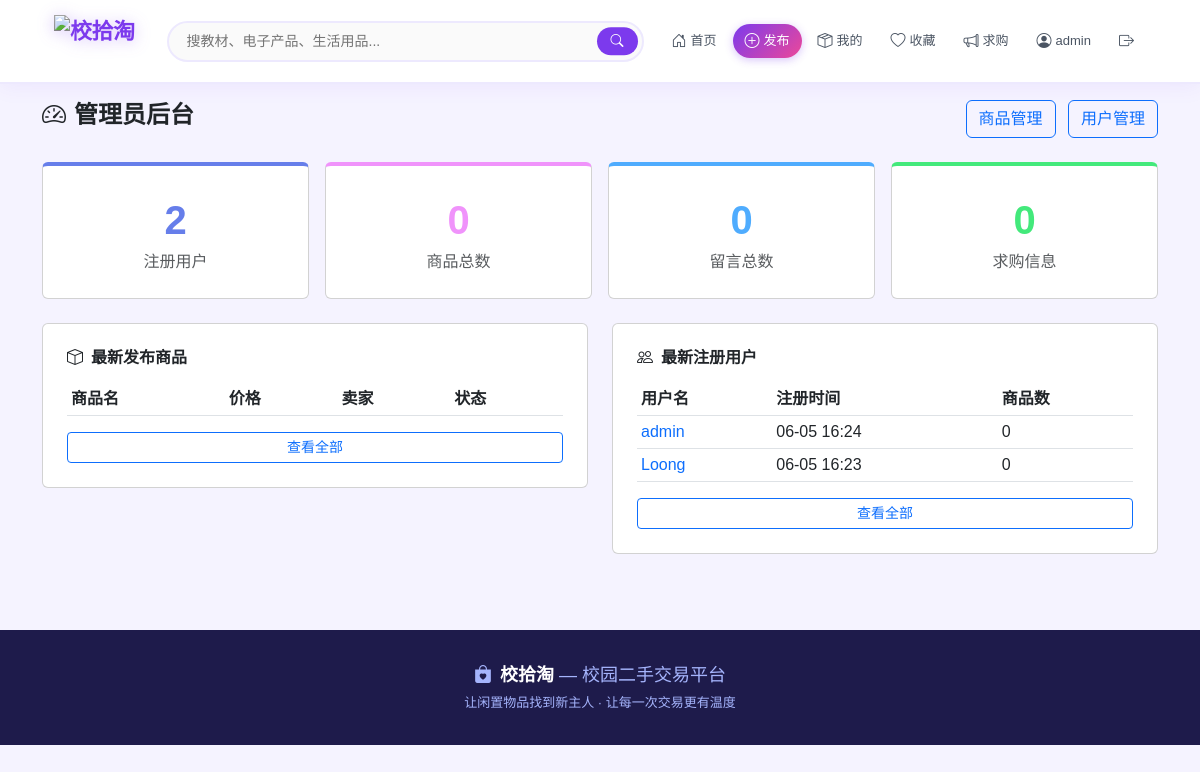
The app's page /admin (signed in), older data.
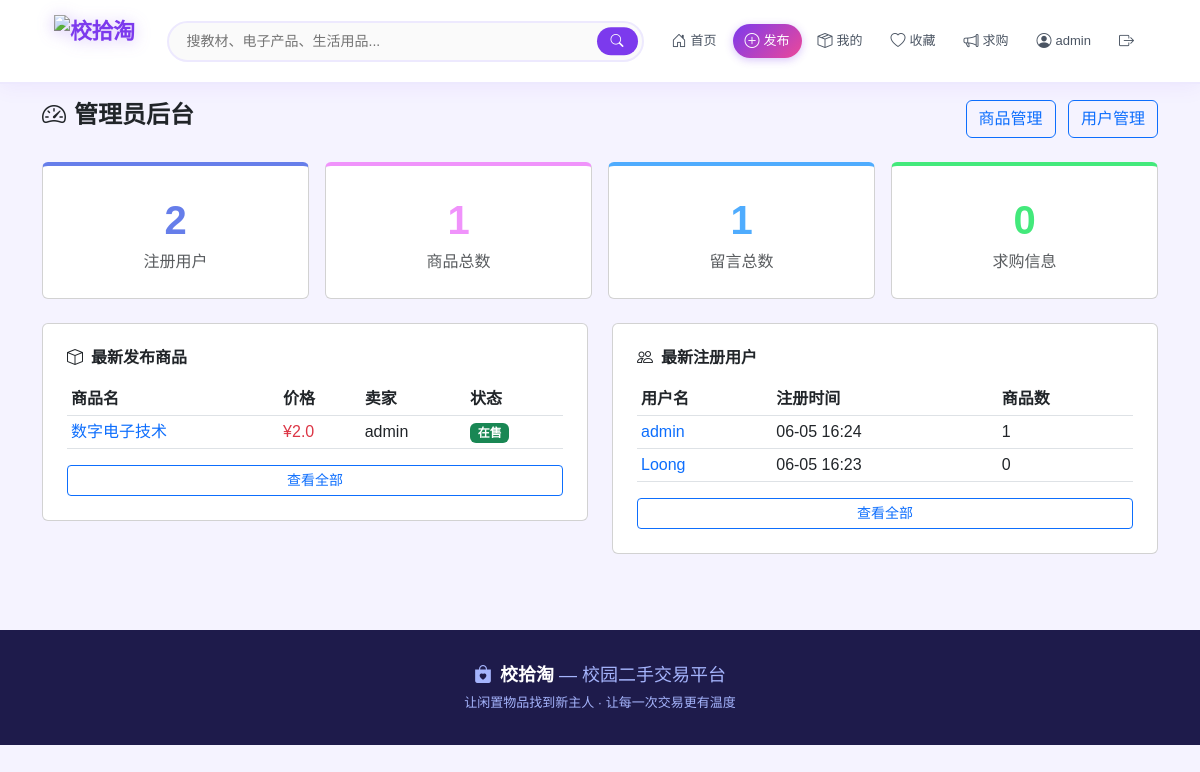
The same page, newer data.
### app.py (models this page shows)
class User(UserMixin, db.Model):
    id = db.Column(db.Integer, primary_key=True)
    username = db.Column(db.String(80), unique=True, nullable=False)
    password = db.Column(db.String(200), nullable=False)
    avatar = db.Column(db.String(200), default='default_avatar.png')
    created_at = db.Column(db.DateTime, default=datetime.now)
    products = db.relationship('Product', backref='seller', lazy=True)

class Product(db.Model):
    id = db.Column(db.Integer, primary_key=True)
    name = db.Column(db.String(100), nullable=False)
    category = db.Column(db.String(50), nullable=False)
    price = db.Column(db.Float, nullable=False)
    description = db.Column(db.Text, nullable=False)
    image = db.Column(db.String(200), default='default.jpg')
    status = db.Column(db.String(20), default='在售')
    views = db.Column(db.Integer, default=0)
    created_at = db.Column(db.DateTime, default=datetime.now)
    user_id = db.Column(db.Integer, db.ForeignKey('user.id'), nullable=False)
    messages = db.relationship('Message', backref='product', lazy=True)

### app.py (the view)
@app.route('/admin')
@login_required
@admin_required
def admin_index():
    total_users = User.query.count()
    total_products = Product.query.count()
    total_messages = Message.query.count()
    total_wants = WantToBuy.query.count()
    recent_products = Product.query.order_by(Product.created_at.desc()).limit(5).all()
    recent_users = User.query.order_by(User.created_at.desc()).limit(5).all()
    return render_template('admin/index.html',
        total_users=total_users,
        total_products=total_products,
        total_messages=total_messages,
        total_wants=total_wants,
        recent_products=recent_products,
        recent_users=recent_users)

### app.py (called while the page is built)
@login_manager.user_loader
def load_user(user_id):
    return User.query.get(int(user_id))

def admin_required(f):
    from functools import wraps
    @wraps(f)
    def decorated_function(*args, **kwargs):
        if not current_user.is_authenticated or current_user.username != 'admin':
            flash('需要管理员权限！', 'danger')
            return redirect(url_for('index'))
        return f(*args, **kwargs)
    return decorated_function

### templates/admin/index.html
{% extends 'base.html' %}
{% block content %}
<div class="row mb-4 align-items-center">
    <div class="col">
        <h4 class="fw-bold"><i class="bi bi-speedometer2 me-2"></i>管理员后台</h4>
    </div>
    <div class="col text-end">
        <a href="/admin/products" class="btn btn-outline-primary me-2">商品管理</a>
        <a href="/admin/users" class="btn btn-outline-primary">用户管理</a>
    </div>
</div>
<div class="row g-3 mb-4">
    <div class="col-md-3">
        <div class="card p-4 text-center" style="border-top: 4px solid #667eea;">
            <div class="fw-bold fs-1" style="color:#667eea;">{{ total_users }}</div>
            <div class="text-muted">注册用户</div>
        </div>
    </div>
    <div class="col-md-3">
        <div class="card p-4 text-center" style="border-top: 4px solid #f093fb;">
            <div class="fw-bold fs-1" style="color:#f093fb;">{{ total_products }}</div>
            <div class="text-muted">商品总数</div>
        </div>
    </div>
    <div class="col-md-3">
        <div class="card p-4 text-center" style="border-top: 4px solid #4facfe;">
            <div class="fw-bold fs-1" style="color:#4facfe;">{{ total_messages }}</div>
            <div class="text-muted">留言总数</div>
        </div>
    </div>
    <div class="col-md-3">
        <div class="card p-4 text-center" style="border-top: 4px solid #43e97b;">
            <div class="fw-bold fs-1" style="color:#43e97b;">{{ total_wants }}</div>
            <div class="text-muted">求购信息</div>
        </div>
    </div>
</div>
<div class="row g-4">
    <div class="col-md-6">
        <div class="card p-4">
            <h6 class="fw-bold mb-3"><i class="bi bi-box me-2"></i>最新发布商品</h6>
            <table class="table table-sm">
                <thead><tr><th>商品名</th><th>价格</th><th>卖家</th><th>状态</th></tr></thead>
                <tbody>
                {% for p in recent_products %}
                <tr>
                    <td><a href="/product/{{ p.id }}" class="text-decoration-none">{{ p.name[:12] }}</a></td>
                    <td class="text-danger">¥{{ p.price }}</td>
                    <td>{{ p.seller.username }}</td>
                    <td>
                        {% if p.status == '在售' %}
                        <span class="badge bg-success">在售</span>
                        {% else %}
                        <span class="badge bg-secondary">已售</span>
                        {% endif %}
                    </td>
                </tr>
                {% endfor %}
                </tbody>
            </table>
            <a href="/admin/products" class="btn btn-outline-primary btn-sm">查看全部</a>
        </div>
    </div>
    <div class="col-md-6">
        <div class="card p-4">
            <h6 class="fw-bold mb-3"><i class="bi bi-people me-2"></i>最新注册用户</h6>
            <table class="table table-sm">
                <thead><tr><th>用户名</th><th>注册时间</th><th>商品数</th></tr></thead>
                <tbody>
                {% for u in recent_users %}
                <tr>
                    <td><a href="/profile/{{ u.id }}" class="text-decoration-none">{{ u.username }}</a></td>
                    <td>{{ u.created_at.strftime('%m-%d %H:%M') }}</td>
                    <td>{{ u.products|length }}</td>
                </tr>
                {% endfor %}
                </tbody>
            </table>
            <a href="/admin/users" class="btn btn-outline-primary btn-sm">查看全部</a>
        </div>
    </div>
</div>
{% endblock %}

### templates/base.html (shortened to what this page needs)
<!DOCTYPE html>
<html lang="zh">
<head>
    <link href="https://cdn.jsdelivr.net/npm/bootstrap@5.3.0/dist/css/bootstrap.min.css" rel="stylesheet">
    <link href="https://cdn.jsdelivr.net/npm/bootstrap-icons@1.10.0/font/bootstrap-icons.css" rel="stylesheet">
</head>
<body>
<nav class="navbar">
    <div class="navbar-inner container">
        <a class="navbar-brand" href="/">
    <div style="display:flex;align-items:center;gap:10px;">
    <img src="{{ url_for('static', filename='logo.png') }}" alt="校拾淘" style="height:52px;width:auto;object-fit:contain;filter:drop-shadow(0 2px 8px rgba(124,58,237,0.3));">
</div>
</a>
        <form class="search-wrap" action="/" method="GET">
            <input type="search" name="search" placeholder="搜教材、电子产品、生活用品..." value="{{ request.args.get('search', '') }}">
            <button type="submit"><i class="bi bi-search"></i></button>
        </form>
        <div class="nav-links">
            <a class="nav-link-item" href="/"><i class="bi bi-house-door"></i>首页</a>
            {% if current_user.is_authenticated %}
                <a class="nav-link-item nav-publish" href="/publish"><i class="bi bi-plus-circle"></i>发布</a>
                <a class="nav-link-item" href="/my_products"><i class="bi bi-box-seam"></i>我的</a>
                <a class="nav-link-item" href="/my_favorites"><i class="bi bi-heart"></i>收藏</a>
                <a class="nav-link-item" href="/want"><i class="bi bi-megaphone"></i>求购</a>
                <a class="nav-link-item" href="/profile/{{ current_user.id }}"><i class="bi bi-person-circle"></i>{{ current_user.username }}</a>
                <a class="nav-link-item" href="/logout"><i class="bi bi-box-arrow-right"></i></a>
            {% else %}
                <a class="nav-link-item nav-publish" href="/register"><i class="bi bi-person-plus"></i>注册</a>
                <a class="nav-link-item" href="/login"><i class="bi bi-person"></i>登录</a>
            {% endif %}
        </div>
    </div>
</nav>
<div class="container py-3">
    {% block content %}{% endblock %}
</div>
<footer class="footer">
    <div class="container">
        <p class="mb-1" style="font-size:18px;"><i class="bi bi-bag-heart-fill me-2" style="color:#A5B4FC;"></i><strong>校拾淘</strong> — 校园二手交易平台</p>
        <p class="mb-0" style="font-size:13px;">让闲置物品找到新主人 · 让每一次交易更有温度</p>
    </div>
</footer>
</body>
</html>

Row changes from the older to the newer data that the page shows:
computed for User "admin": products|length "0" → "1"
added Product: name "数字电子技术", price "2.0", seller.username "admin", status "在售"
Text that changed along with them:
{{ total_products }}: "0" → "1"
{{ total_messages }}: "0" → "1"
